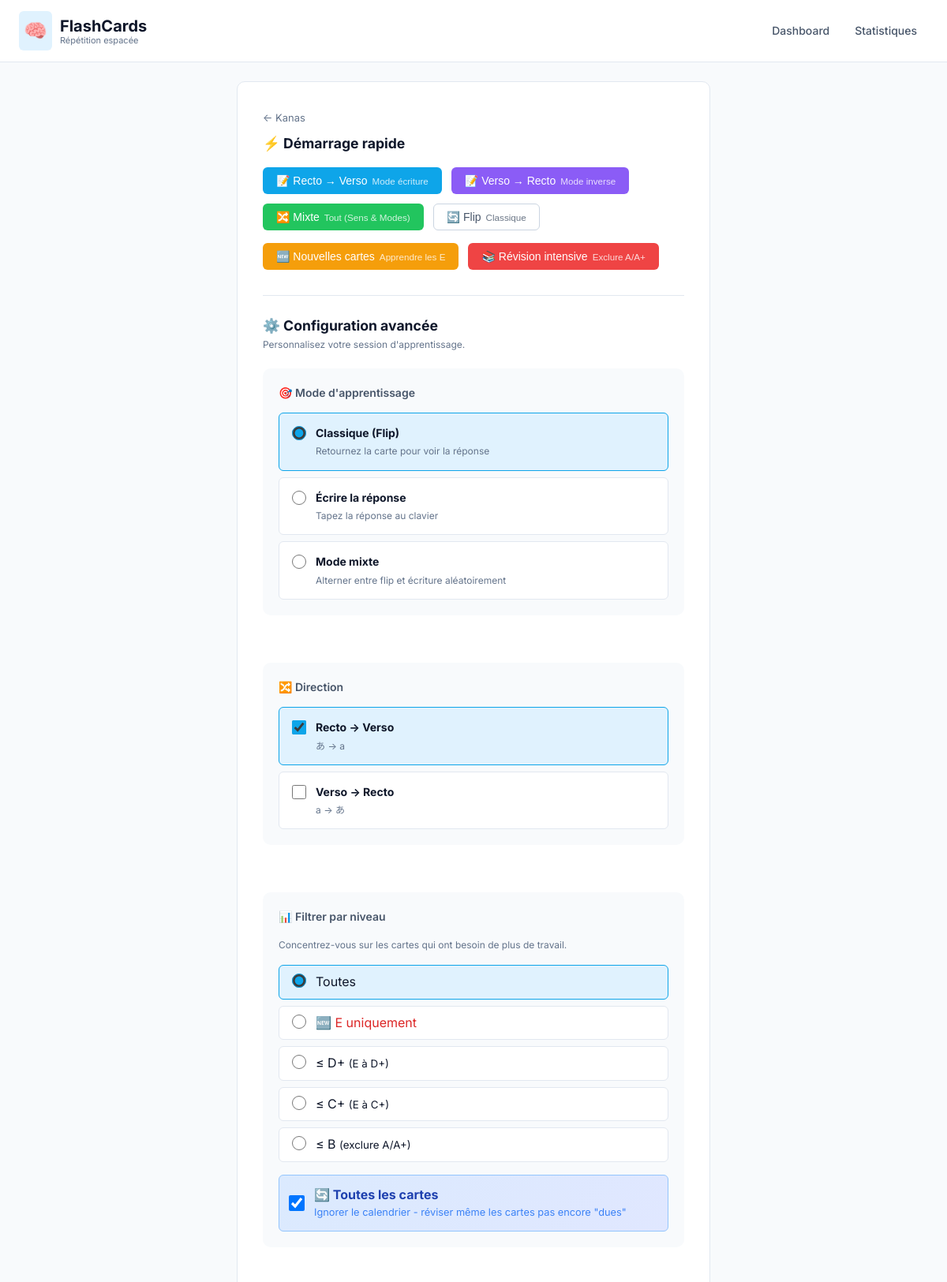
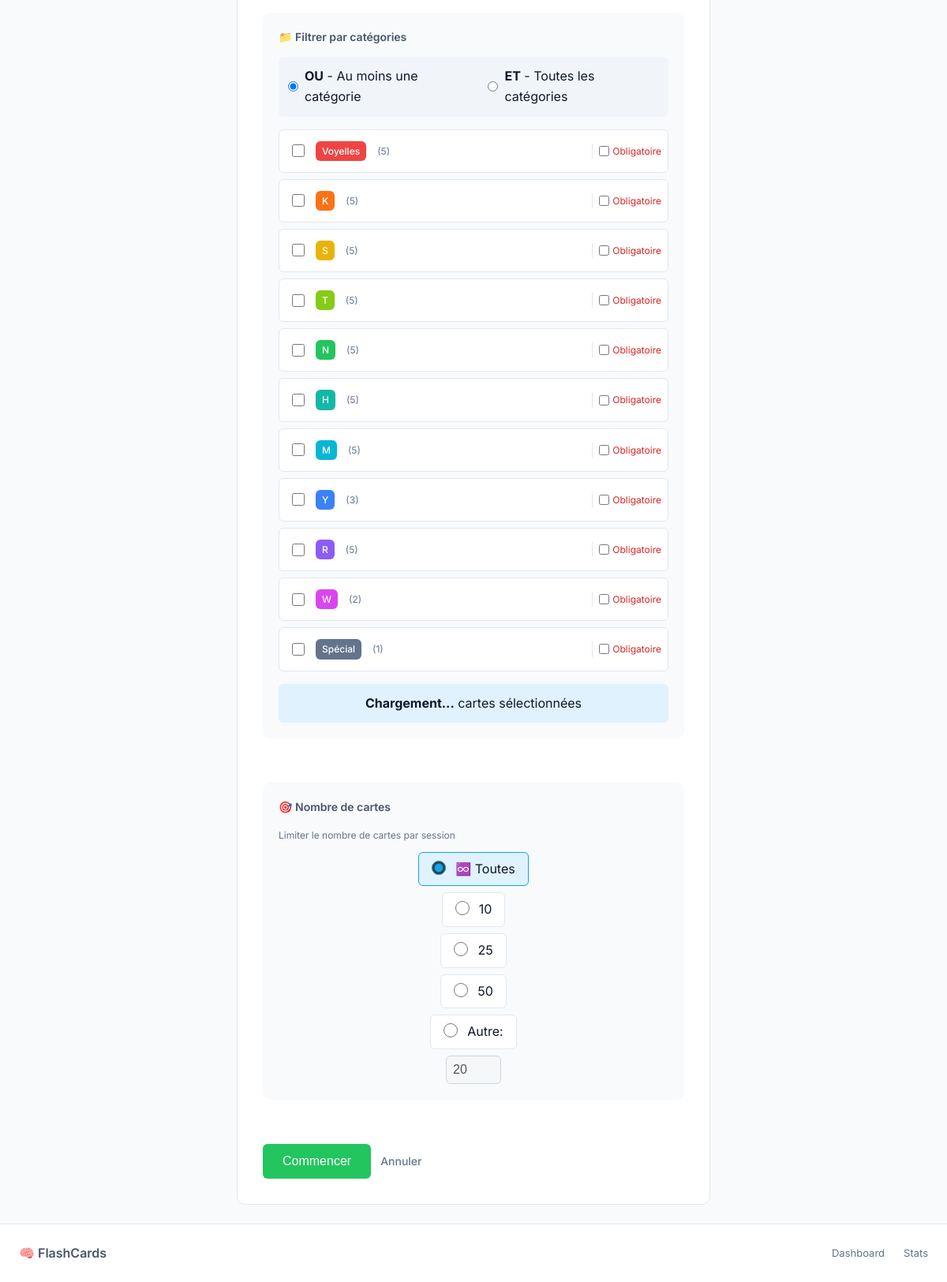
The page /train/deck/2 on the database its author committed (2 pictures, top to bottom).
### app/models.py (models this page shows, shortened)
class Deck(db.Model):
    id = db.Column(db.Integer, primary_key=True)
    user_id = db.Column(db.Integer, db.ForeignKey('user.id'), nullable=False)
    name = db.Column(db.String(200), nullable=False)
    description = db.Column(db.Text)
    created_at = db.Column(db.DateTime, default=datetime.utcnow)
    cards = db.relationship('Card', backref='deck', lazy=True, cascade='all, delete-orphan')
    categories = db.relationship('Category', backref='deck', lazy=True, cascade='all, delete-orphan')

class Category(db.Model):
    id = db.Column(db.Integer, primary_key=True)
    deck_id = db.Column(db.Integer, db.ForeignKey('deck.id'), nullable=False)
    name = db.Column(db.String(100), nullable=False)
    color = db.Column(db.String(7), default='#3498db')  # Hex color
    def get_stats(self):
        total = len(self.cards)
        if total == 0:
            return {'total': 0, 'due': 0, 'new': 0, 'learning': 0, 'mastered': 0}
        now = datetime.utcnow()
        due = sum(1 for c in self.cards if c.next_review and c.next_review <= now)
        new = sum(1 for c in self.cards if c.repetitions == 0)
        learning = sum(1 for c in self.cards if 0 < c.repetitions < 5)
        mastered = sum(1 for c in self.cards if c.repetitions >= 5)
        return {
            'total': total,
            'due': due,
            'new': new,
            'learning': learning,
            'mastered': mastered
        }

### app/routes/training.py (the view)
@bp.route('/deck/<int:deck_id>')
def start_training(deck_id):
    deck = Deck.query.get_or_404(deck_id)
    category_ids = request.args.getlist('categories', type=int)
    sample_front = None
    sample_back = None
    if deck.cards:
        sample_card = deck.cards[0]
        sample_front = sample_card.front[:15] + ('...' if len(sample_card.front) > 15 else '')
        sample_back = sample_card.back[:15] + ('...' if len(sample_card.back) > 15 else '')
    return render_template('training/setup.html',
                           deck=deck,
                           selected_categories=category_ids,
                           sample_front=sample_front,
                           sample_back=sample_back)

### app/templates/training/setup.html (shortened to what this page needs)
{% extends 'base.html' %}
{% block content %}
<div class="training-setup">
    <a href="{{ url_for('decks.view_deck', deck_id=deck.id) }}" class="back-link">← {{ deck.name }}</a>
    <div class="quick-start" style="margin-bottom: 2rem;">
        <h2 style="font-size: 1.1rem; margin-bottom: 1rem;">⚡ Démarrage rapide</h2>
        <div style="display: flex; gap: 0.75rem; flex-wrap: wrap;">
            <form method="POST" action="{{ url_for('training.create_session', deck_id=deck.id) }}"
                style="display: inline;">
                <button type="submit" class="btn btn-primary">
                    📝 Recto → Verso<br>
                    <small style="opacity: 0.8; font-weight: normal;">Mode écriture</small>
                </button>
            </form>
            <form method="POST" action="{{ url_for('training.create_session', deck_id=deck.id) }}"
                style="display: inline;">
                <button type="submit" class="btn" style="background: #8b5cf6; color: white;">
                    📝 Verso → Recto<br>
                    <small style="opacity: 0.8; font-weight: normal;">Mode inverse</small>
                </button>
            </form>
            <form method="POST" action="{{ url_for('training.create_session', deck_id=deck.id) }}"
                style="display: inline;">
                <button type="submit" class="btn btn-success">
                    🔀 Mixte<br>
                    <small style="opacity: 0.8; font-weight: normal;">Tout (Sens & Modes)</small>
                </button>
            </form>
            <form method="POST" action="{{ url_for('training.create_session', deck_id=deck.id) }}"
                style="display: inline;">
                <button type="submit" class="btn btn-secondary">
                    🔄 Flip<br>
                    <small style="opacity: 0.8; font-weight: normal;">Classique</small>
                </button>
            </form>
        </div>
        <div style="margin-top: 1rem; display: flex; gap: 0.75rem; flex-wrap: wrap;">
            <form method="POST" action="{{ url_for('training.create_session', deck_id=deck.id) }}"
                style="display: inline;">
                <button type="submit" class="btn" style="background: #f59e0b; color: white;">
                    🆕 Nouvelles cartes<br>
                    <small style="opacity: 0.8; font-weight: normal;">Apprendre les E</small>
                </button>
            </form>
            <form method="POST" action="{{ url_for('training.create_session', deck_id=deck.id) }}"
                style="display: inline;">
                <button type="submit" class="btn" style="background: #ef4444; color: white;">
                    📚 Révision intensive<br>
                    <small style="opacity: 0.8; font-weight: normal;">Exclure A/A+</small>
                </button>
            </form>
        </div>
    </div>
    <hr style="border: none; border-top: 1px solid var(--gray-200); margin: 1.5rem 0;">
    <h2 style="font-size: 1.1rem;">⚙️ Configuration avancée</h2>
    <p class="hint">Personnalisez votre session d'apprentissage.</p>
    <form method="POST" action="{{ url_for('training.create_session', deck_id=deck.id) }}" class="form"
        id="training-form">
        <div class="training-options">
            <h3>🎯 Mode d'apprentissage</h3>
            <div class="option-group">
                <label class="option-item">
                    <input type="radio" name="mode" value="flip" checked>
                    <div>
                        <strong>Classique (Flip)</strong>
                        <p>Retournez la carte pour voir la réponse</p>
                    </div>
                </label>
                <label class="option-item">
                    <input type="radio" name="mode" value="type_mode">
                    <div>
                        <strong>Écrire la réponse</strong>
                        {% if sample_front and sample_back %}
                        <p>Tapez la réponse au clavier</p>
                        {% else %}
                        <p>Saisir la réponse exacte</p>
                        {% endif %}
                    </div>
                </label>
                <label class="option-item">
                    <input type="radio" name="mode" value="mixed">
                    <div>
                        <strong>Mode mixte</strong>
                        <p>Alterner entre flip et écriture aléatoirement</p>
                    </div>
                </label>
            </div>
        </div>
        <div class="training-options" id="direction-options">
            <h3>🔀 Direction</h3>
            <div class="option-group">
                <label class="option-item">
                    <input type="checkbox" name="directions" value="fb" checked>
                    <div>
                        <strong>Recto → Verso</strong>
                        {% if sample_front and sample_back %}
                        <p>{{ sample_front }} → {{ sample_back }}</p>
                        {% else %}
                        <p>Voir la question, deviner la réponse</p>
                        {% endif %}
                    </div>
                </label>
                <label class="option-item">
                    <input type="checkbox" name="directions" value="bf">
                    <div>
                        <strong>Verso → Recto</strong>
                        {% if sample_front and sample_back %}
                        <p>{{ sample_back }} → {{ sample_front }}</p>
                        {% else %}
                        <p>Voir la réponse, deviner la question</p>
                        {% endif %}
                    </div>
                </label>
            </div>
        </div>
        <div class="training-options">
            <h3>📊 Filtrer par niveau</h3>
            <p class="hint" style="margin-bottom: 1rem;">Concentrez-vous sur les cartes qui ont besoin de plus de
                travail.</p>
            <div class="option-group" style="display: flex; flex-wrap: wrap; gap: 0.5rem;">
                <label class="option-item" style="flex: 0 0 auto; padding: 0.5rem 1rem;">
                    <input type="radio" name="grade_filter" value="all" checked>
                    <span>Toutes</span>
                </label>
                <label class="option-item" style="flex: 0 0 auto; padding: 0.5rem 1rem;">
                    <input type="radio" name="grade_filter" value="only_new">
                    <span style="color: #dc2626;">🆕 E uniquement</span>
                </label>
                <label class="option-item" style="flex: 0 0 auto; padding: 0.5rem 1rem;">
                    <input type="radio" name="grade_filter" value="max_D">
                    <span>≤ D+ <small>(E à D+)</small></span>
                </label>
                <label class="option-item" style="flex: 0 0 auto; padding: 0.5rem 1rem;">
                    <input type="radio" name="grade_filter" value="max_C">
                    <span>≤ C+ <small>(E à C+)</small></span>
                </label>
                <label class="option-item" style="flex: 0 0 auto; padding: 0.5rem 1rem;">
                    <input type="radio" name="grade_filter" value="max_B">
                    <span>≤ B <small>(exclure A/A+)</small></span>
                </label>
            </div>
            <div
                style="margin-top: 1rem; padding: 0.75rem; background: linear-gradient(135deg, #dbeafe 0%, #e0e7ff 100%); border-radius: var(--radius-sm); border: 1px solid #93c5fd;">
                <label style="display: flex; align-items: center; gap: 0.75rem; cursor: pointer;">
                    <input type="checkbox" id="include_all_checkbox" name="include_all" value="true" checked
                        style="width: 1.25rem; height: 1.25rem;">
                    <div>
                        <strong style="color: #1e40af;">🔄 Toutes les cartes</strong>
                        <p style="margin: 0; font-size: 0.8rem; color: #3b82f6;">Ignorer le calendrier - réviser même
                            les cartes pas encore "dues"</p>
                    </div>
                </label>
            </div>
        </div>
        {% if deck.categories %}
        <div class="training-options">
            <h3>📁 Filtrer par catégories</h3>
            <div
                style="display: flex; gap: 1rem; margin-bottom: 1rem; padding: 0.75rem; background: var(--gray-100); border-radius: var(--radius-sm);">
                <label style="display: flex; align-items: center; gap: 0.5rem; cursor: pointer;">
                    <input type="radio" name="filter_mode" value="or" checked>
                    <span><strong>OU</strong> - Au moins une catégorie</span>
                </label>
                <label style="display: flex; align-items: center; gap: 0.5rem; cursor: pointer;">
                    <input type="radio" name="filter_mode" value="and">
                    <span><strong>ET</strong> - Toutes les catégories</span>
                </label>
            </div>
            <div class="category-selector"
                style="display: grid; grid-template-columns: repeat(auto-fill, minmax(300px, 1fr)); gap: 0.5rem;">
                {% for category in deck.categories %}
                {% set cat_stats = category.get_stats() %}
                <div class="category-row"
                    style="display: flex; align-items: center; justify-content: space-between; padding: 0.5rem; background: white; border: 1px solid var(--gray-200); border-radius: 6px;">
                    <label class="checkbox-label"
                        style="flex: 1; margin: 0; display: flex; align-items: center; cursor: pointer;">
                        <input type="checkbox" name="categories" value="{{ category.id }}" class="category-checkbox" >
                        <span class="category-badge"
                            style="background-color: {{ category.color }}; margin-left: 0.5rem;">{{ category.name
                            }}</span>
                        <span class="count" style="font-size: 0.75rem; color: var(--gray-500); margin-left: 0.5rem;">({{
                            cat_stats.total }})</span>
                    </label>
                    <label class="require-label"
                        style="margin-left: 0.5rem; padding-left: 0.5rem; border-left: 1px solid var(--gray-200); font-size: 0.75rem; display: flex; align-items: center; gap: 0.25rem; color: #dc2626; cursor: pointer;"
                        title="La carte DOIT avoir cette catégorie">
                        <input type="checkbox" name="required_categories" value="{{ category.id }}"
                            class="require-checkbox">
                        <span>Obligatoire</span>
                    </label>
                </div>
                {% endfor %}
            </div>
            <div
                style="margin-top: 1rem; padding: 0.75rem; background: var(--primary-subtle); border-radius: var(--radius-sm); text-align: center;">
                <strong id="filtered-count">Chargement...</strong> cartes sélectionnées
            </div>
        </div>
        {% endif %}
        <div class="training-options" style="margin-top: 1rem;">
            <h3>🎯 Nombre de cartes</h3>
            <p class="hint" style="margin-bottom: 0.75rem;">Limiter le nombre de cartes par session</p>
            <div class="option-group" style="display: flex; flex-wrap: wrap; gap: 0.5rem; align-items: center;">
                <label class="option-item" style="flex: 0 0 auto; padding: 0.5rem 1rem;">
                    <input type="radio" name="max_cards" value="0" checked>
                    <span>♾️ Toutes</span>
                </label>
                <label class="option-item" style="flex: 0 0 auto; padding: 0.5rem 1rem;">
                    <input type="radio" name="max_cards" value="10">
                    <span>10</span>
                </label>
                <label class="option-item" style="flex: 0 0 auto; padding: 0.5rem 1rem;">
                    <input type="radio" name="max_cards" value="25">
                    <span>25</span>
                </label>
                <label class="option-item" style="flex: 0 0 auto; padding: 0.5rem 1rem;">
                    <input type="radio" name="max_cards" value="50">
                    <span>50</span>
                </label>
                <label class="option-item" style="flex: 0 0 auto; padding: 0.5rem 1rem;">
                    <input type="radio" name="max_cards" value="custom" id="max_cards_custom_radio">
                    <span>Autre:</span>
                </label>
                <input type="number" id="max_cards_custom_input" min="1" max="500" value="20"
                    style="width: 70px; padding: 0.5rem; border: 1px solid var(--gray-300); border-radius: var(--radius-sm); font-size: 1rem;"
                    disabled>
            </div>
        </div>
        <div class="form-actions" style="margin-top: 1rem;">
            <button type="submit" class="btn btn-success btn-lg" id="submit-btn">Commencer</button>
            <a href="{{ url_for('decks.view_deck', deck_id=deck.id) }}" class="btn btn-link">Annuler</a>
        </div>
    </form>
</div>
{% endblock %}

### rows shown on the page
Deck: name "Kanas"
Category: name "Voyelles", total "5"
Category: name "K", total "5"
Category: name "S", total "5"
Category: name "T", total "5"
Category: name "N", total "5"
Category: name "H", total "5"
Category: name "M", total "5"
Category: name "Y", total "3"
Category: name "R", total "5"
Category: name "W", total "2"
Category: name "Spécial", total "1"

### other values the page prints
{{ sample_front }} "あ"
{{ sample_back }} "a"
